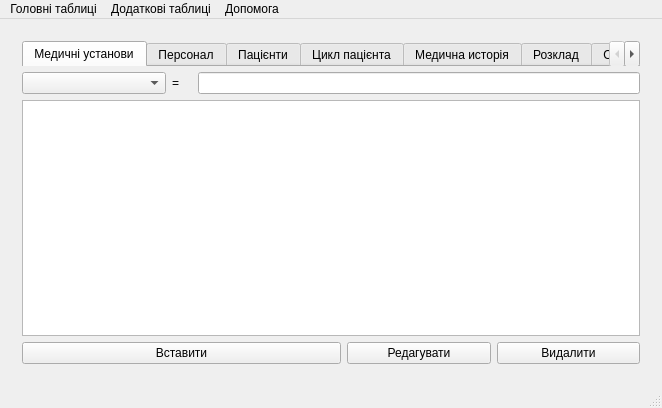
<?xml version="1.0" encoding="UTF-8"?>
<ui version="4.0">
 <class>MainWindow</class>
 <widget class="QMainWindow" name="MainWindow">
  <property name="geometry">
   <rect>
    <x>0</x>
    <y>0</y>
    <width>662</width>
    <height>408</height>
   </rect>
  </property>
  <property name="minimumSize">
   <size>
    <width>662</width>
    <height>408</height>
   </size>
  </property>
  <property name="windowTitle">
   <string>Клієнт адміністрації бд Медицина</string>
  </property>
  <widget class="QWidget" name="centralWidget">
   <layout class="QGridLayout" name="gridLayout">
    <item row="0" column="0">
     <widget class="QStackedWidget" name="stackedWidget">
      <property name="enabled">
       <bool>true</bool>
      </property>
      <property name="currentIndex">
       <number>0</number>
      </property>
      <widget class="QWidget" name="page">
       <layout class="QGridLayout" name="gridLayout_3">
        <item row="1" column="1">
         <widget class="QLabel" name="label">
          <property name="minimumSize">
           <size>
            <width>20</width>
            <height>0</height>
           </size>
          </property>
          <property name="maximumSize">
           <size>
            <width>20</width>
            <height>16777215</height>
           </size>
          </property>
          <property name="text">
           <string>=</string>
          </property>
         </widget>
        </item>
        <item row="3" column="3">
         <widget class="QPushButton" name="pushButton_2">
          <property name="text">
           <string>Редагувати</string>
          </property>
         </widget>
        </item>
        <item row="2" column="0" colspan="5">
         <widget class="QTableView" name="tableview_main">
          <property name="editTriggers">
           <set>QAbstractItemView::NoEditTriggers</set>
          </property>
          <property name="selectionMode">
           <enum>QAbstractItemView::SingleSelection</enum>
          </property>
          <property name="selectionBehavior">
           <enum>QAbstractItemView::SelectRows</enum>
          </property>
         </widget>
        </item>
        <item row="3" column="0" colspan="3">
         <widget class="QPushButton" name="pushButton">
          <property name="text">
           <string>Вставити</string>
          </property>
         </widget>
        </item>
        <item row="1" column="0">
         <widget class="QComboBox" name="comboBox"/>
        </item>
        <item row="3" column="4">
         <widget class="QPushButton" name="pushButton_3">
          <property name="text">
           <string>Видалити</string>
          </property>
         </widget>
        </item>
        <item row="1" column="2" colspan="3">
         <widget class="QLineEdit" name="lineEdit"/>
        </item>
        <item row="0" column="0" colspan="5">
         <widget class="QTabWidget" name="tabs">
          <property name="enabled">
           <bool>true</bool>
          </property>
          <property name="maximumSize">
           <size>
            <width>16777215</width>
            <height>25</height>
           </size>
          </property>
          <property name="currentIndex">
           <number>0</number>
          </property>
          <widget class="QWidget" name="tab2">
           <attribute name="title">
            <string>Медичні установи</string>
           </attribute>
          </widget>
          <widget class="QWidget" name="tab1">
           <attribute name="title">
            <string>Персонал</string>
           </attribute>
          </widget>
          <widget class="QWidget" name="tab3">
           <attribute name="title">
            <string>Пацієнти</string>
           </attribute>
          </widget>
          <widget class="QWidget" name="tab">
           <attribute name="title">
            <string>Цикл пацієнта</string>
           </attribute>
          </widget>
          <widget class="QWidget" name="tab_2">
           <attribute name="title">
            <string>Медична исторія</string>
           </attribute>
          </widget>
          <widget class="QWidget" name="tab_4">
           <attribute name="title">
            <string>Розклад</string>
           </attribute>
          </widget>
          <widget class="QWidget" name="tab_5">
           <attribute name="title">
            <string>Обстеження</string>
           </attribute>
          </widget>
         </widget>
        </item>
       </layout>
       <zorder>tableview_main</zorder>
       <zorder>pushButton_3</zorder>
       <zorder>pushButton_2</zorder>
       <zorder>pushButton</zorder>
       <zorder>tabs</zorder>
       <zorder>label</zorder>
       <zorder>comboBox</zorder>
       <zorder>lineEdit</zorder>
      </widget>
      <widget class="QWidget" name="page_2">
       <layout class="QGridLayout" name="gridLayout_2">
        <item row="0" column="0" colspan="4">
         <widget class="QTableView" name="tableView">
          <property name="selectionMode">
           <enum>QAbstractItemView::MultiSelection</enum>
          </property>
          <property name="selectionBehavior">
           <enum>QAbstractItemView::SelectRows</enum>
          </property>
         </widget>
        </item>
        <item row="1" column="0">
         <widget class="QPushButton" name="pushButton_5">
          <property name="text">
           <string>Вставити</string>
          </property>
         </widget>
        </item>
        <item row="1" column="1">
         <widget class="QPushButton" name="pushButton_6">
          <property name="text">
           <string>Видалити</string>
          </property>
         </widget>
        </item>
        <item row="1" column="2">
         <widget class="QPushButton" name="pushButton_7">
          <property name="text">
           <string>Підтвердити</string>
          </property>
         </widget>
        </item>
        <item row="1" column="3">
         <widget class="QPushButton" name="pushButton_8">
          <property name="enabled">
           <bool>true</bool>
          </property>
          <property name="text">
           <string>Скасувати</string>
          </property>
         </widget>
        </item>
       </layout>
      </widget>
     </widget>
    </item>
   </layout>
  </widget>
  <widget class="QMenuBar" name="menuBar">
   <property name="geometry">
    <rect>
     <x>0</x>
     <y>0</y>
     <width>662</width>
     <height>21</height>
    </rect>
   </property>
   <widget class="QMenu" name="menu">
    <property name="title">
     <string>Головні таблиці</string>
    </property>
    <widget class="QMenu" name="menu_6">
     <property name="title">
      <string>Процедури та функції</string>
     </property>
     <addaction name="action_3"/>
     <addaction name="action_6"/>
     <addaction name="action"/>
     <addaction name="action_9"/>
     <addaction name="action_13"/>
     <addaction name="action_17"/>
    </widget>
    <addaction name="separator"/>
    <addaction name="action_main"/>
    <addaction name="menu_6"/>
    <addaction name="separator"/>
    <addaction name="action_exit"/>
   </widget>
   <widget class="QMenu" name="menu_2">
    <property name="title">
     <string>Додаткові таблиці</string>
    </property>
    <widget class="QMenu" name="menu_4">
     <property name="title">
      <string>Таблиці зв'язків</string>
     </property>
     <addaction name="actionPATIENT_SERVICE"/>
     <addaction name="actionSURVEY_OF_PATIENT"/>
     <addaction name="actionILLNESS_IN_HISTORY"/>
     <addaction name="actionCUSTOM"/>
     <addaction name="actionGIVEN_MEDICINE"/>
    </widget>
    <widget class="QMenu" name="menu_5">
     <property name="title">
      <string>Довідники</string>
     </property>
     <addaction name="separator"/>
     <addaction name="actionOPERATION_TYPE"/>
     <addaction name="actionSURVEY_TYPE"/>
     <addaction name="separator"/>
     <addaction name="actionLEAVE"/>
     <addaction name="actionCONDITION"/>
     <addaction name="actionILLNESS"/>
     <addaction name="actionUNIT"/>
    </widget>
    <addaction name="menu_4"/>
    <addaction name="menu_5"/>
    <addaction name="separator"/>
    <addaction name="actionTRACED_SURVEY"/>
    <addaction name="actionOPERATION"/>
    <addaction name="actionEQUIPMENT"/>
    <addaction name="actionMEDICINE"/>
    <addaction name="actionSUPPLIER"/>
   </widget>
   <widget class="QMenu" name="menu_3">
    <property name="title">
     <string>Допомога</string>
    </property>
    <addaction name="action_aboutdevs"/>
    <addaction name="separator"/>
    <addaction name="action_aboutQt"/>
   </widget>
   <addaction name="menu"/>
   <addaction name="menu_2"/>
   <addaction name="menu_3"/>
  </widget>
  <widget class="QStatusBar" name="statusBar"/>
  <action name="action_1">
   <property name="text">
    <string>Таблицы</string>
   </property>
  </action>
  <action name="action_2">
   <property name="text">
    <string>Таблиця2</string>
   </property>
  </action>
  <action name="action_dov1">
   <property name="text">
    <string>Тип операції</string>
   </property>
  </action>
  <action name="action_dov2">
   <property name="text">
    <string>Сервіс пацієнтів</string>
   </property>
  </action>
  <action name="action_main">
   <property name="text">
    <string>Таблиці</string>
   </property>
  </action>
  <action name="action_exit">
   <property name="text">
    <string>Exit</string>
   </property>
  </action>
  <action name="action_aboutdevs">
   <property name="text">
    <string>Про розробників</string>
   </property>
  </action>
  <action name="action_aboutQt">
   <property name="text">
    <string>Про Qt</string>
   </property>
  </action>
  <action name="action_4">
   <property name="text">
    <string>Пацієнт &lt;-&gt; Огляд</string>
   </property>
  </action>
  <action name="action_5">
   <property name="text">
    <string>Хвороба &lt;-&gt; Історія</string>
   </property>
  </action>
  <action name="action_7">
   <property name="text">
    <string>Хвороби</string>
   </property>
  </action>
  <action name="action_8">
   <property name="text">
    <string>Виміри</string>
   </property>
  </action>
  <action name="action_10">
   <property name="text">
    <string>Виписки</string>
   </property>
  </action>
  <action name="action_11">
   <property name="text">
    <string>Постачальники</string>
   </property>
  </action>
  <action name="action_12">
   <property name="text">
    <string>Обладнання</string>
   </property>
  </action>
  <action name="action_14">
   <property name="text">
    <string>Тип операції</string>
   </property>
  </action>
  <action name="action_15">
   <property name="text">
    <string>Тип огляду</string>
   </property>
  </action>
  <action name="action_16">
   <property name="text">
    <string>Стан</string>
   </property>
  </action>
  <action name="actionOPERATION_TYPE">
   <property name="text">
    <string>Тип операції</string>
   </property>
  </action>
  <action name="actionSURVEY_OF_PATIENT">
   <property name="text">
    <string>Пацієнти &lt;-&gt; Обестеження</string>
   </property>
  </action>
  <action name="actionPATIENT_SERVICE">
   <property name="text">
    <string>Пацієнти &lt;-&gt; персонал</string>
   </property>
  </action>
  <action name="actionSURVEY_TYPE">
   <property name="text">
    <string>Тип обстеження</string>
   </property>
  </action>
  <action name="actionTRACED_SURVEY">
   <property name="text">
    <string>Обстеження</string>
   </property>
  </action>
  <action name="actionUNIT">
   <property name="text">
    <string>Одиниці</string>
   </property>
  </action>
  <action name="actionPOLICY">
   <property name="text">
    <string>POLICY</string>
   </property>
  </action>
  <action name="actionOPERATION">
   <property name="text">
    <string>Операції</string>
   </property>
  </action>
  <action name="actionEQUIPMENT">
   <property name="text">
    <string>Обладнання</string>
   </property>
  </action>
  <action name="actionLEAVE">
   <property name="text">
    <string>Відпустки</string>
   </property>
  </action>
  <action name="actionILLNESS_IN_HISTORY">
   <property name="text">
    <string>Історія хвороби &lt;-&gt; Хвороби</string>
   </property>
  </action>
  <action name="actionMEDICINE">
   <property name="text">
    <string>Медикаменти</string>
   </property>
  </action>
  <action name="actionCUSTOM">
   <property name="text">
    <string>Установа &lt;-&gt; Постачальник</string>
   </property>
  </action>
  <action name="actionCONDITION">
   <property name="text">
    <string>Стани</string>
   </property>
  </action>
  <action name="actionSUPPLIER">
   <property name="text">
    <string>Постачальники</string>
   </property>
  </action>
  <action name="actionILLNESS">
   <property name="text">
    <string>Хвороби</string>
   </property>
  </action>
  <action name="actionGIVEN_MEDICINE">
   <property name="text">
    <string>Медикаменти &lt;-&gt; Розклад</string>
   </property>
  </action>
  <action name="action_3">
   <property name="text">
    <string>Загальна кількість пацієнтів</string>
   </property>
  </action>
  <action name="action_6">
   <property name="text">
    <string>Сумарні видатки</string>
   </property>
  </action>
  <action name="action_9">
   <property name="text">
    <string>Підвищити заробітню плату</string>
   </property>
  </action>
  <action name="action_13">
   <property name="text">
    <string>Видалити старі контракти</string>
   </property>
  </action>
  <action name="action_17">
   <property name="text">
    <string>Видалити пусті медикаменти</string>
   </property>
  </action>
  <action name="action">
   <property name="text">
    <string>Статистика хвороб</string>
   </property>
  </action>
 </widget>
 <layoutdefault spacing="6" margin="11"/>
 <resources/>
 <connections>
  <connection>
   <sender>action_main</sender>
   <signal>triggered()</signal>
   <receiver>MainWindow</receiver>
   <slot>mode_maintables()</slot>
   <hints>
    <hint type="sourcelabel">
     <x>-1</x>
     <y>-1</y>
    </hint>
    <hint type="destinationlabel">
     <x>330</x>
     <y>203</y>
    </hint>
   </hints>
  </connection>
  <connection>
   <sender>action_exit</sender>
   <signal>triggered()</signal>
   <receiver>MainWindow</receiver>
   <slot>myexit()</slot>
   <hints>
    <hint type="sourcelabel">
     <x>-1</x>
     <y>-1</y>
    </hint>
    <hint type="destinationlabel">
     <x>330</x>
     <y>203</y>
    </hint>
   </hints>
  </connection>
  <connection>
   <sender>action_aboutQt</sender>
   <signal>triggered()</signal>
   <receiver>MainWindow</receiver>
   <slot>about_qt()</slot>
   <hints>
    <hint type="sourcelabel">
     <x>-1</x>
     <y>-1</y>
    </hint>
    <hint type="destinationlabel">
     <x>330</x>
     <y>203</y>
    </hint>
   </hints>
  </connection>
  <connection>
   <sender>action_aboutdevs</sender>
   <signal>triggered()</signal>
   <receiver>MainWindow</receiver>
   <slot>about_devs()</slot>
   <hints>
    <hint type="sourcelabel">
     <x>-1</x>
     <y>-1</y>
    </hint>
    <hint type="destinationlabel">
     <x>330</x>
     <y>203</y>
    </hint>
   </hints>
  </connection>
  <connection>
   <sender>pushButton_2</sender>
   <signal>clicked()</signal>
   <receiver>MainWindow</receiver>
   <slot>start_edit()</slot>
   <hints>
    <hint type="sourcelabel">
     <x>408</x>
     <y>369</y>
    </hint>
    <hint type="destinationlabel">
     <x>602</x>
     <y>25</y>
    </hint>
   </hints>
  </connection>
  <connection>
   <sender>lineEdit</sender>
   <signal>returnPressed()</signal>
   <receiver>MainWindow</receiver>
   <slot>filter()</slot>
   <hints>
    <hint type="sourcelabel">
     <x>358</x>
     <y>72</y>
    </hint>
    <hint type="destinationlabel">
     <x>373</x>
     <y>28</y>
    </hint>
   </hints>
  </connection>
  <connection>
   <sender>comboBox</sender>
   <signal>currentIndexChanged(int)</signal>
   <receiver>MainWindow</receiver>
   <slot>filter()</slot>
   <hints>
    <hint type="sourcelabel">
     <x>145</x>
     <y>71</y>
    </hint>
    <hint type="destinationlabel">
     <x>170</x>
     <y>23</y>
    </hint>
   </hints>
  </connection>
  <connection>
   <sender>tabs</sender>
   <signal>currentChanged(int)</signal>
   <receiver>MainWindow</receiver>
   <slot>tab_changed(int)</slot>
   <hints>
    <hint type="sourcelabel">
     <x>103</x>
     <y>57</y>
    </hint>
    <hint type="destinationlabel">
     <x>95</x>
     <y>30</y>
    </hint>
   </hints>
  </connection>
  <connection>
   <sender>pushButton_5</sender>
   <signal>clicked()</signal>
   <receiver>MainWindow</receiver>
   <slot>sql_insert()</slot>
   <hints>
    <hint type="sourcelabel">
     <x>96</x>
     <y>59</y>
    </hint>
    <hint type="destinationlabel">
     <x>23</x>
     <y>384</y>
    </hint>
   </hints>
  </connection>
  <connection>
   <sender>pushButton_6</sender>
   <signal>clicked()</signal>
   <receiver>MainWindow</receiver>
   <slot>sql_delete()</slot>
   <hints>
    <hint type="sourcelabel">
     <x>108</x>
     <y>59</y>
    </hint>
    <hint type="destinationlabel">
     <x>185</x>
     <y>384</y>
    </hint>
   </hints>
  </connection>
  <connection>
   <sender>pushButton_7</sender>
   <signal>clicked()</signal>
   <receiver>MainWindow</receiver>
   <slot>sql_submit()</slot>
   <hints>
    <hint type="sourcelabel">
     <x>108</x>
     <y>59</y>
    </hint>
    <hint type="destinationlabel">
     <x>355</x>
     <y>383</y>
    </hint>
   </hints>
  </connection>
  <connection>
   <sender>pushButton_8</sender>
   <signal>clicked()</signal>
   <receiver>MainWindow</receiver>
   <slot>sql_revert()</slot>
   <hints>
    <hint type="sourcelabel">
     <x>108</x>
     <y>59</y>
    </hint>
    <hint type="destinationlabel">
     <x>490</x>
     <y>386</y>
    </hint>
   </hints>
  </connection>
  <connection>
   <sender>pushButton_3</sender>
   <signal>clicked()</signal>
   <receiver>MainWindow</receiver>
   <slot>sql_delete()</slot>
   <hints>
    <hint type="sourcelabel">
     <x>534</x>
     <y>359</y>
    </hint>
    <hint type="destinationlabel">
     <x>659</x>
     <y>368</y>
    </hint>
   </hints>
  </connection>
  <connection>
   <sender>pushButton</sender>
   <signal>clicked()</signal>
   <receiver>MainWindow</receiver>
   <slot>start_insert()</slot>
   <hints>
    <hint type="sourcelabel">
     <x>147</x>
     <y>361</y>
    </hint>
    <hint type="destinationlabel">
     <x>-1</x>
     <y>345</y>
    </hint>
   </hints>
  </connection>
  <connection>
   <sender>actionCONDITION</sender>
   <signal>triggered()</signal>
   <receiver>MainWindow</receiver>
   <slot>procces_action14()</slot>
   <hints>
    <hint type="sourcelabel">
     <x>-1</x>
     <y>-1</y>
    </hint>
    <hint type="destinationlabel">
     <x>330</x>
     <y>203</y>
    </hint>
   </hints>
  </connection>
  <connection>
   <sender>actionOPERATION_TYPE</sender>
   <signal>triggered()</signal>
   <receiver>MainWindow</receiver>
   <slot>procces_action1()</slot>
   <hints>
    <hint type="sourcelabel">
     <x>-1</x>
     <y>-1</y>
    </hint>
    <hint type="destinationlabel">
     <x>330</x>
     <y>203</y>
    </hint>
   </hints>
  </connection>
  <connection>
   <sender>actionPATIENT_SERVICE</sender>
   <signal>triggered()</signal>
   <receiver>MainWindow</receiver>
   <slot>procces_action2()</slot>
   <hints>
    <hint type="sourcelabel">
     <x>-1</x>
     <y>-1</y>
    </hint>
    <hint type="destinationlabel">
     <x>330</x>
     <y>203</y>
    </hint>
   </hints>
  </connection>
  <connection>
   <sender>actionSURVEY_OF_PATIENT</sender>
   <signal>triggered()</signal>
   <receiver>MainWindow</receiver>
   <slot>procces_action3()</slot>
   <hints>
    <hint type="sourcelabel">
     <x>-1</x>
     <y>-1</y>
    </hint>
    <hint type="destinationlabel">
     <x>330</x>
     <y>203</y>
    </hint>
   </hints>
  </connection>
  <connection>
   <sender>actionSURVEY_TYPE</sender>
   <signal>triggered()</signal>
   <receiver>MainWindow</receiver>
   <slot>procces_action4()</slot>
   <hints>
    <hint type="sourcelabel">
     <x>-1</x>
     <y>-1</y>
    </hint>
    <hint type="destinationlabel">
     <x>330</x>
     <y>203</y>
    </hint>
   </hints>
  </connection>
  <connection>
   <sender>actionTRACED_SURVEY</sender>
   <signal>triggered()</signal>
   <receiver>MainWindow</receiver>
   <slot>procces_action5()</slot>
   <hints>
    <hint type="sourcelabel">
     <x>-1</x>
     <y>-1</y>
    </hint>
    <hint type="destinationlabel">
     <x>330</x>
     <y>203</y>
    </hint>
   </hints>
  </connection>
  <connection>
   <sender>actionUNIT</sender>
   <signal>triggered()</signal>
   <receiver>MainWindow</receiver>
   <slot>procces_action6()</slot>
   <hints>
    <hint type="sourcelabel">
     <x>-1</x>
     <y>-1</y>
    </hint>
    <hint type="destinationlabel">
     <x>330</x>
     <y>203</y>
    </hint>
   </hints>
  </connection>
  <connection>
   <sender>actionOPERATION</sender>
   <signal>triggered()</signal>
   <receiver>MainWindow</receiver>
   <slot>procces_action8()</slot>
   <hints>
    <hint type="sourcelabel">
     <x>-1</x>
     <y>-1</y>
    </hint>
    <hint type="destinationlabel">
     <x>330</x>
     <y>203</y>
    </hint>
   </hints>
  </connection>
  <connection>
   <sender>actionEQUIPMENT</sender>
   <signal>triggered()</signal>
   <receiver>MainWindow</receiver>
   <slot>procces_action9()</slot>
   <hints>
    <hint type="sourcelabel">
     <x>-1</x>
     <y>-1</y>
    </hint>
    <hint type="destinationlabel">
     <x>330</x>
     <y>203</y>
    </hint>
   </hints>
  </connection>
  <connection>
   <sender>actionLEAVE</sender>
   <signal>triggered()</signal>
   <receiver>MainWindow</receiver>
   <slot>procces_action10()</slot>
   <hints>
    <hint type="sourcelabel">
     <x>-1</x>
     <y>-1</y>
    </hint>
    <hint type="destinationlabel">
     <x>330</x>
     <y>203</y>
    </hint>
   </hints>
  </connection>
  <connection>
   <sender>actionILLNESS_IN_HISTORY</sender>
   <signal>triggered()</signal>
   <receiver>MainWindow</receiver>
   <slot>procces_action11()</slot>
   <hints>
    <hint type="sourcelabel">
     <x>-1</x>
     <y>-1</y>
    </hint>
    <hint type="destinationlabel">
     <x>330</x>
     <y>203</y>
    </hint>
   </hints>
  </connection>
  <connection>
   <sender>actionMEDICINE</sender>
   <signal>triggered()</signal>
   <receiver>MainWindow</receiver>
   <slot>procces_action12()</slot>
   <hints>
    <hint type="sourcelabel">
     <x>-1</x>
     <y>-1</y>
    </hint>
    <hint type="destinationlabel">
     <x>330</x>
     <y>203</y>
    </hint>
   </hints>
  </connection>
  <connection>
   <sender>actionCUSTOM</sender>
   <signal>triggered()</signal>
   <receiver>MainWindow</receiver>
   <slot>procces_action13()</slot>
   <hints>
    <hint type="sourcelabel">
     <x>-1</x>
     <y>-1</y>
    </hint>
    <hint type="destinationlabel">
     <x>330</x>
     <y>203</y>
    </hint>
   </hints>
  </connection>
  <connection>
   <sender>actionSUPPLIER</sender>
   <signal>triggered()</signal>
   <receiver>MainWindow</receiver>
   <slot>procces_action15()</slot>
   <hints>
    <hint type="sourcelabel">
     <x>-1</x>
     <y>-1</y>
    </hint>
    <hint type="destinationlabel">
     <x>330</x>
     <y>203</y>
    </hint>
   </hints>
  </connection>
  <connection>
   <sender>actionILLNESS</sender>
   <signal>triggered()</signal>
   <receiver>MainWindow</receiver>
   <slot>procces_action16()</slot>
   <hints>
    <hint type="sourcelabel">
     <x>-1</x>
     <y>-1</y>
    </hint>
    <hint type="destinationlabel">
     <x>330</x>
     <y>203</y>
    </hint>
   </hints>
  </connection>
  <connection>
   <sender>actionGIVEN_MEDICINE</sender>
   <signal>triggered()</signal>
   <receiver>MainWindow</receiver>
   <slot>procces_action17()</slot>
   <hints>
    <hint type="sourcelabel">
     <x>-1</x>
     <y>-1</y>
    </hint>
    <hint type="destinationlabel">
     <x>330</x>
     <y>203</y>
    </hint>
   </hints>
  </connection>
  <connection>
   <sender>action_3</sender>
   <signal>triggered()</signal>
   <receiver>MainWindow</receiver>
   <slot>procces_action18()</slot>
   <hints>
    <hint type="sourcelabel">
     <x>-1</x>
     <y>-1</y>
    </hint>
    <hint type="destinationlabel">
     <x>330</x>
     <y>203</y>
    </hint>
   </hints>
  </connection>
  <connection>
   <sender>action_6</sender>
   <signal>triggered()</signal>
   <receiver>MainWindow</receiver>
   <slot>procces_action19()</slot>
   <hints>
    <hint type="sourcelabel">
     <x>-1</x>
     <y>-1</y>
    </hint>
    <hint type="destinationlabel">
     <x>330</x>
     <y>203</y>
    </hint>
   </hints>
  </connection>
  <connection>
   <sender>action_9</sender>
   <signal>triggered()</signal>
   <receiver>MainWindow</receiver>
   <slot>procces_action20()</slot>
   <hints>
    <hint type="sourcelabel">
     <x>-1</x>
     <y>-1</y>
    </hint>
    <hint type="destinationlabel">
     <x>330</x>
     <y>203</y>
    </hint>
   </hints>
  </connection>
  <connection>
   <sender>action_13</sender>
   <signal>triggered()</signal>
   <receiver>MainWindow</receiver>
   <slot>procces_action21()</slot>
   <hints>
    <hint type="sourcelabel">
     <x>-1</x>
     <y>-1</y>
    </hint>
    <hint type="destinationlabel">
     <x>330</x>
     <y>203</y>
    </hint>
   </hints>
  </connection>
  <connection>
   <sender>action_17</sender>
   <signal>triggered()</signal>
   <receiver>MainWindow</receiver>
   <slot>procces_action22()</slot>
   <hints>
    <hint type="sourcelabel">
     <x>-1</x>
     <y>-1</y>
    </hint>
    <hint type="destinationlabel">
     <x>330</x>
     <y>203</y>
    </hint>
   </hints>
  </connection>
  <connection>
   <sender>action</sender>
   <signal>triggered()</signal>
   <receiver>MainWindow</receiver>
   <slot>procces_action23()</slot>
   <hints>
    <hint type="sourcelabel">
     <x>-1</x>
     <y>-1</y>
    </hint>
    <hint type="destinationlabel">
     <x>330</x>
     <y>203</y>
    </hint>
   </hints>
  </connection>
 </connections>
 <slots>
  <slot>open_table(QModelIndex)</slot>
  <slot>sql_submit()</slot>
  <slot>sql_revert()</slot>
  <slot>sql_insert()</slot>
  <slot>sql_delete()</slot>
  <slot>mode_maintables()</slot>
  <slot>mode_helpers()</slot>
  <slot>myexit()</slot>
  <slot>tab_changed(int)</slot>
  <slot>filter()</slot>
  <slot>about_devs()</slot>
  <slot>about_qt()</slot>
  <slot>start_edit()</slot>
  <slot>procces_action1()</slot>
  <slot>procces_action2()</slot>
  <slot>procces_action3()</slot>
  <slot>procces_action4()</slot>
  <slot>procces_action5()</slot>
  <slot>procces_action6()</slot>
  <slot>procces_action7()</slot>
  <slot>procces_action8()</slot>
  <slot>procces_action9()</slot>
  <slot>procces_action10()</slot>
  <slot>procces_action11()</slot>
  <slot>procces_action12()</slot>
  <slot>procces_action13()</slot>
  <slot>procces_action14()</slot>
  <slot>procces_action15()</slot>
  <slot>procces_action16()</slot>
  <slot>procces_action17()</slot>
  <slot>start_insert()</slot>
  <slot>procces_action18()</slot>
  <slot>procces_action19()</slot>
  <slot>procces_action20()</slot>
  <slot>procces_action21()</slot>
  <slot>procces_action22()</slot>
  <slot>procces_action23()</slot>
 </slots>
</ui>
